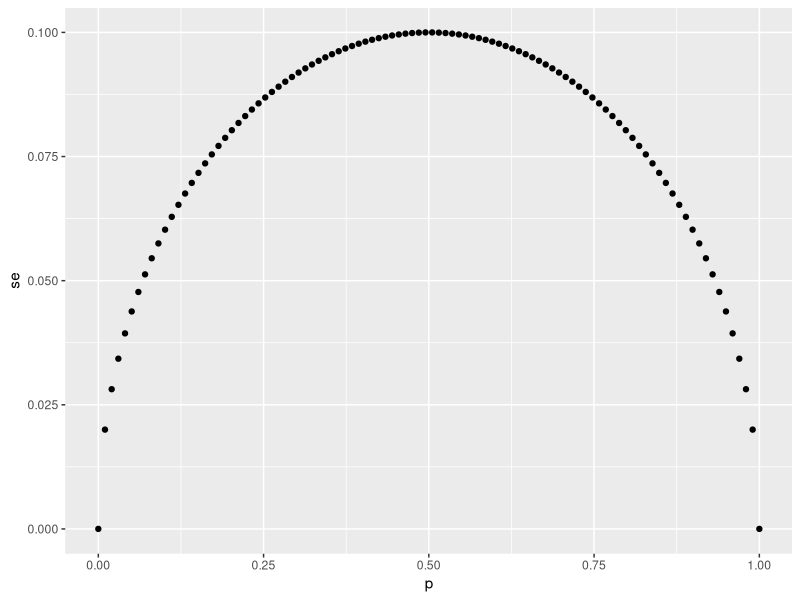
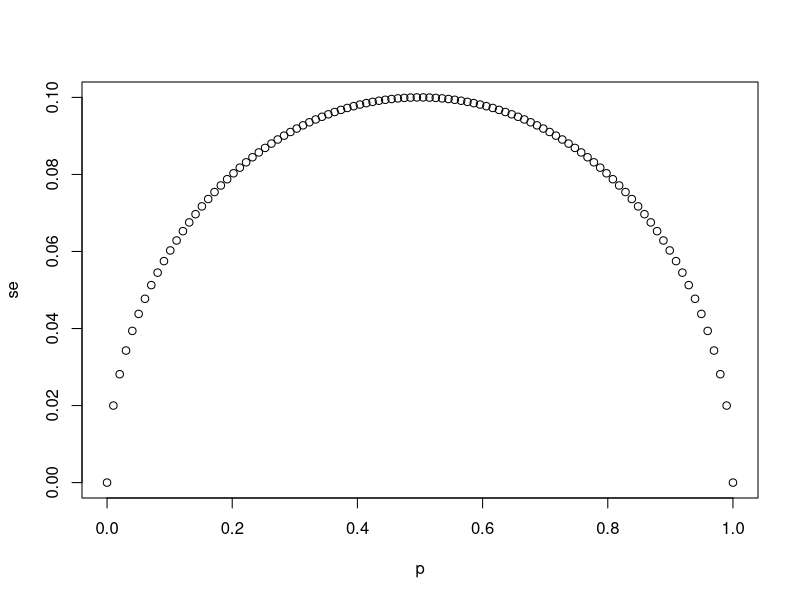
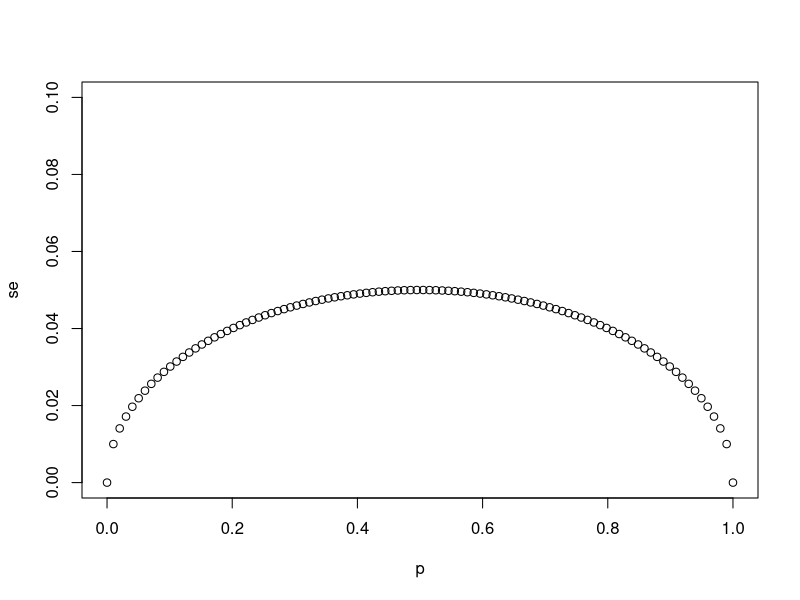
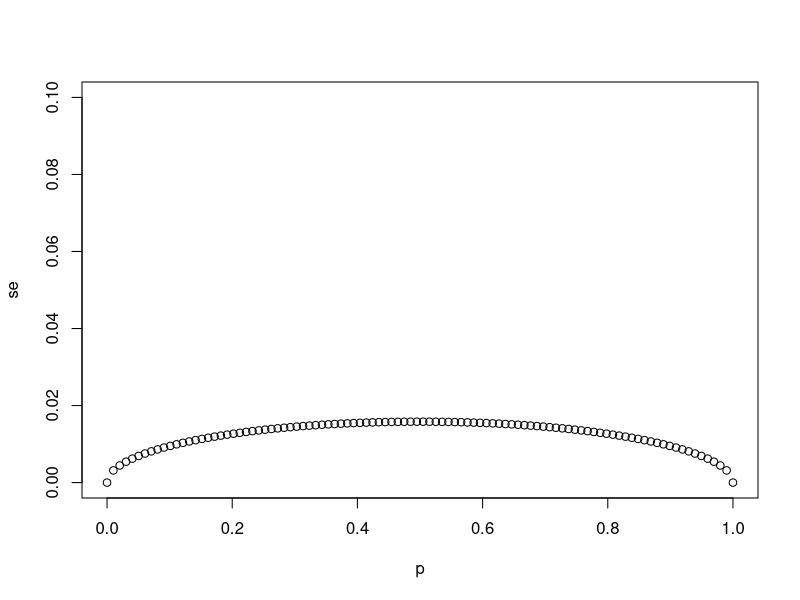
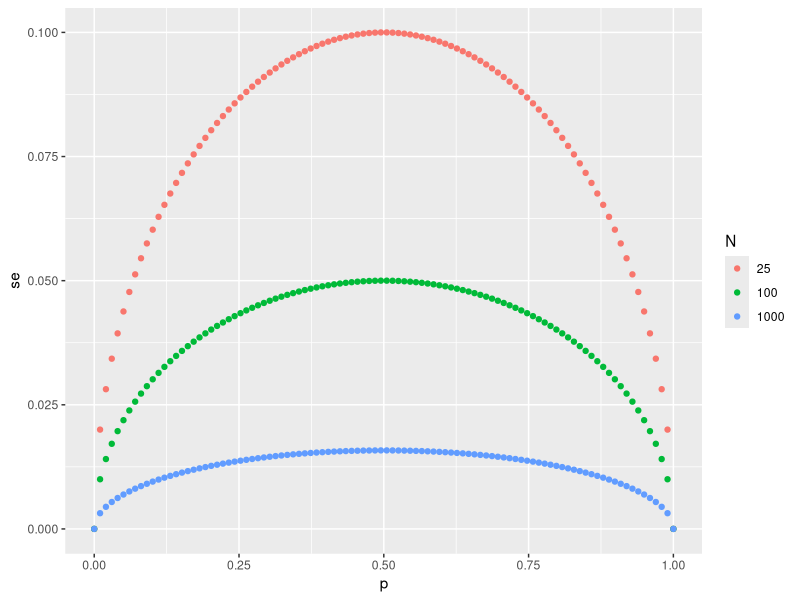

Generate these figures, in order, with R:
## ---- chunk 1
library(tidyverse)
N <- 25
p<-seq(0,1,length=100)
se<-sqrt(p*(1-p)/N)
qplot(p,se)
## ---- chunk 2
vN<-c(25,100,1000)
p<-seq(0,1,length=100)
for(N in vN){
se<-sqrt(p*(1-p)/N)
plot(p,se,ylim = c(0,0.5/sqrt(25)))
}
## ---- chunk 3
library(tidyverse)
N25<-replicate(100,25)
N1000<-replicate(100,1000)
N100<-replicate(100,100)
N<-c(N25,N100,N1000)
p<-seq(0,1,length=100)
se<-sqrt(p*(1-p)/N)
df <- data.frame(p,se,N) %>% mutate(N=as.factor(N))
df %>% ggplot(aes(p,se,color=N)) + geom_point()
## ---- chunk 4
N<-25
p<-0.45
Ed<-2*p-1
SEd<-2*sqrt(p*(1-p)/N)
Ed
SEd
